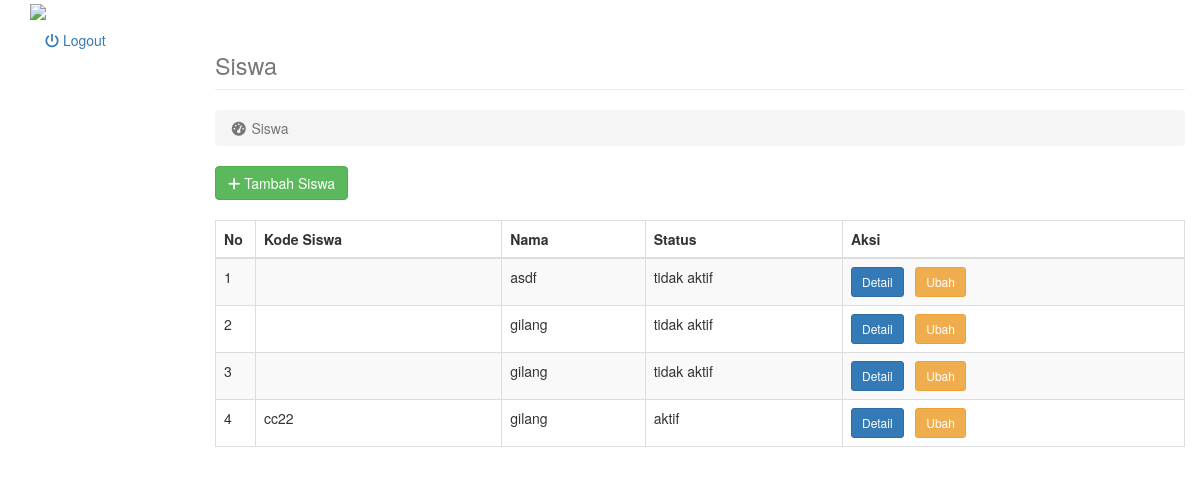
Before: /index.php/siswa with the older database file.
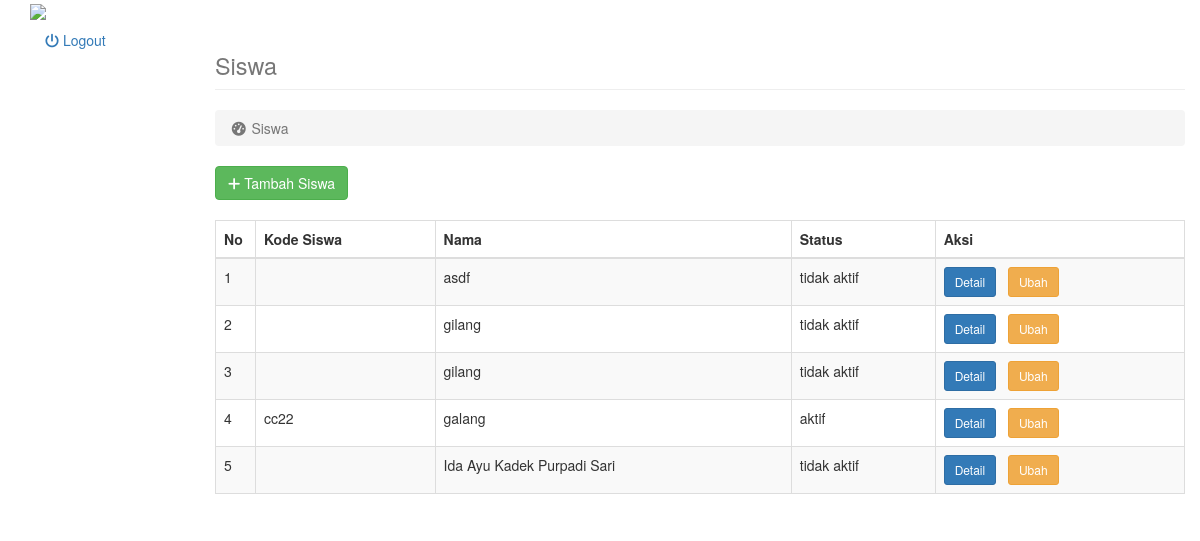
After: the same page with the newer database file.
### tables this page shows
CREATE TABLE `users` (
  `id` int(255) NOT NULL,
  `username` varchar(255) NOT NULL,
  `nama` varchar(30) NOT NULL,
  `tgl_lahir` varchar(30) NOT NULL,
  `alamat` varchar(50) NOT NULL,
  `telpon` varchar(20) NOT NULL,
  `email` varchar(30) NOT NULL,
  `password` varchar(225) NOT NULL,
  `status` varchar(20) NOT NULL,
  `foto` text NOT NULL,
  `level` int(11) NOT NULL
);

CREATE TABLE `user_meta` (
  `id` int(255) NOT NULL,
  `nama_meta` varchar(225) NOT NULL,
  `nilai_meta` longtext NOT NULL,
  `id_user` int(11) NOT NULL
);

### application/controllers/siswa.php (called while the page is built, shortened)
<?php if ( ! defined('BASEPATH')) exit('No direct script access allowed');
class Siswa extends CI_Controller{
	function __construct(){
		$this->load->model('m_users');
		$this->load->model('m_kelas');
	}
	function index() {
		if($this->session->level != 4) {
			$data = array('users' => $this->m_users->get_users(array('level'=>4)), 'title' => 'Siswa');
			$data['slug'] = 'siswa';
			$data['content'] = 'users/lists';
			$this->load->view('dashboard',$data);
		}
	}
}

### index.php (called while the page is built, shortened)
<?php
require_once BASEPATH.'core/CodeIgniter.php';

### application/models/m_users.php (called while the page is built, shortened)
<?php  if ( ! defined('BASEPATH')) exit('No direct script access allowed');
class M_users extends CI_Model {
	function get_users($filter) {
		$query = $this->db->get_where('users', $filter);
		return $query->result_object();
	}
	function get_meta($id, $meta_key) {
		$data = $this->db->get_where('user_meta', array('id_user' => $id, 'nama_meta' => $meta_key));
		if($data->result_id->num_rows>0) {
			return $data->result_array()[0];
		}
	}
}
?>

### application/views/users/lists.php (the view, shortened to what this page needs)
<a href="<?= base_url($slug); ?>/form" class="btn btn-success"><i class="fa fa-plus"></i> Tambah <?= $title;?></a>
<br><br>
<div class="table-responsive">
    <table class="table table-bordered table-hover table-striped">
        <thead>
            <tr>
                <th>No</th>
                <th>
                <?php if($slug == 'operator') { $meta = 'nik';?>
                    Nik
                <?php } else if($slug == 'pengajar') { $meta = 'kode_pengajar';?>
                    Kode Pengajar
                <?php } else if($slug == 'siswa') { $meta = 'kode_siswa';?>
                    Kode Siswa
                <?php } ?>
                </th>
                <th>Nama</th>
                <th>Status</th>
                <th>Aksi</th>
            </tr>
        </thead>
        <tbody>
        <?php
        $no = 1;
        if(!empty($users)) :
            $mo = $this->load->model('m_users');
            foreach($users as $val) {
                $usermeta = $mo->m_users->get_meta($val->id, $meta);
            ?>
            <tr>
                <td width="40px"><?= $no++?></td>
                <td><?= $usermeta['nilai_meta']; ?></td>
                <td><?= $val->nama; ?></td>
                <td><?= $val->status; ?></td>
                <td>
                    <a href="<?= base_url($slug);?>/detail/<?= $val->id; ?>" class="btn btn-sm btn-primary">Detail</a>
                    <a href="<?= base_url($slug);?>/form/<?= $val->id; ?>" class="btn  btn-sm btn-warning">Ubah</a>
                </td>
            </tr>
            <?php }
        endif;
        ?>
        </tbody>
    </table>
</div>

Changed rows visible on the page:
changed users "aktif": nama "gilang" → "galang"
added users: nama "Ida Ayu Kadek Purpadi Sari", status "tidak aktif"
